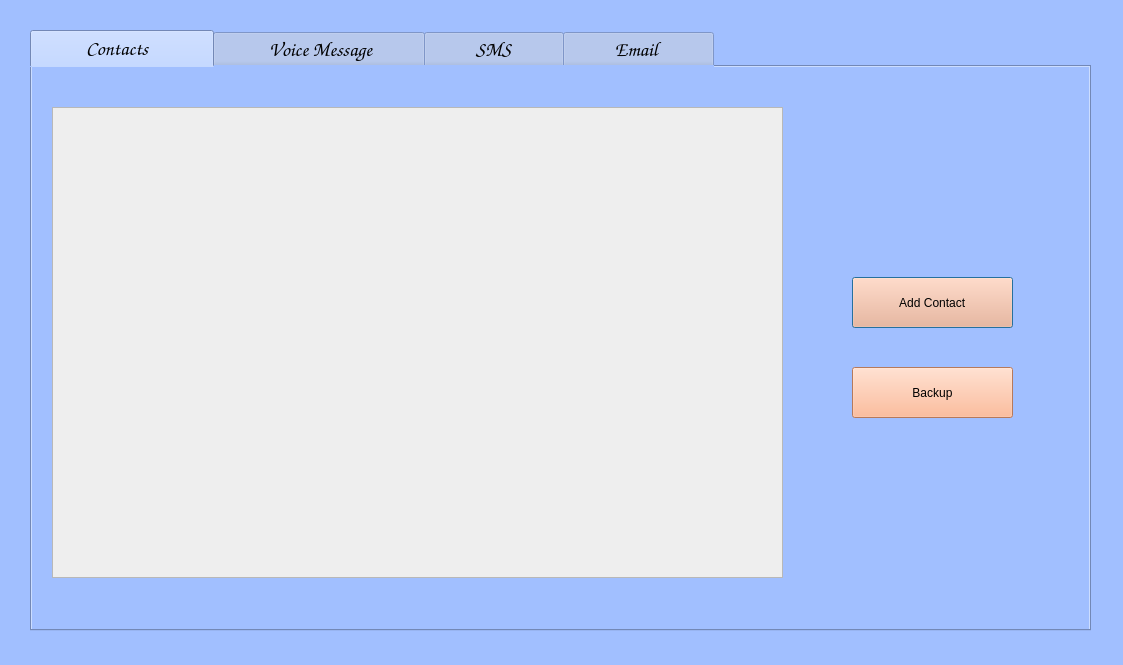
<?xml version="1.0" encoding="UTF-8"?>
<ui version="4.0">
 <class>Dialog</class>
 <widget class="QDialog" name="Dialog">
  <property name="geometry">
   <rect>
    <x>0</x>
    <y>0</y>
    <width>1123</width>
    <height>665</height>
   </rect>
  </property>
  <property name="minimumSize">
   <size>
    <width>1123</width>
    <height>665</height>
   </size>
  </property>
  <property name="maximumSize">
   <size>
    <width>1123</width>
    <height>665</height>
   </size>
  </property>
  <property name="font">
   <font>
    <pointsize>10</pointsize>
    <weight>75</weight>
    <bold>true</bold>
   </font>
  </property>
  <property name="windowTitle">
   <string>Phonebook</string>
  </property>
  <property name="windowIcon">
   <iconset>
    <normaloff>phonebook.png</normaloff>phonebook.png</iconset>
  </property>
  <property name="styleSheet">
   <string notr="true">background-color: rgb(161, 191, 255);</string>
  </property>
  <widget class="QWidget" name="horizontalLayoutWidget">
   <property name="geometry">
    <rect>
     <x>30</x>
     <y>30</y>
     <width>1061</width>
     <height>601</height>
    </rect>
   </property>
   <layout class="QHBoxLayout" name="horizontalLayout">
    <item>
     <widget class="QTabWidget" name="tabWidget">
      <property name="font">
       <font>
        <family>Comic Sans MS</family>
        <pointsize>15</pointsize>
        <weight>9</weight>
        <italic>false</italic>
        <bold>false</bold>
       </font>
      </property>
      <property name="styleSheet">
       <string notr="true">font: 75 15pt &quot;Comic Sans MS&quot;;
</string>
      </property>
      <property name="currentIndex">
       <number>0</number>
      </property>
      <widget class="QWidget" name="tab_contacts">
       <attribute name="title">
        <string>          Contacts            </string>
       </attribute>
       <widget class="QPushButton" name="btn_add_contact">
        <property name="geometry">
         <rect>
          <x>820</x>
          <y>210</y>
          <width>161</width>
          <height>51</height>
         </rect>
        </property>
        <property name="styleSheet">
         <string notr="true">font: 75 15pt &quot;Comic Sans MS&quot;;
background-color: rgb(255, 170, 127);

</string>
        </property>
        <property name="text">
         <string>  Add Contact  </string>
        </property>
       </widget>
       <widget class="QPushButton" name="btn_backup">
        <property name="geometry">
         <rect>
          <x>820</x>
          <y>300</y>
          <width>161</width>
          <height>51</height>
         </rect>
        </property>
        <property name="styleSheet">
         <string notr="true">font: 75 15pt &quot;Comic Sans MS&quot;;
background-color: rgb(255, 170, 127);</string>
        </property>
        <property name="text">
         <string>Backup</string>
        </property>
       </widget>
       <widget class="QTableWidget" name="table_contacts">
        <property name="geometry">
         <rect>
          <x>20</x>
          <y>40</y>
          <width>731</width>
          <height>471</height>
         </rect>
        </property>
        <property name="styleSheet">
         <string notr="true">background-color: rgb(238, 238, 238);</string>
        </property>
       </widget>
      </widget>
      <widget class="QWidget" name="tab_voicemsg">
       <property name="styleSheet">
        <string notr="true">font: 75 15pt &quot;Comic Sans MS&quot;;</string>
       </property>
       <attribute name="title">
        <string>          Voice Message         </string>
       </attribute>
       <widget class="QListWidget" name="list_vmsg_contacts">
        <property name="geometry">
         <rect>
          <x>30</x>
          <y>40</y>
          <width>371</width>
          <height>471</height>
         </rect>
        </property>
        <property name="styleSheet">
         <string notr="true">background-color: rgb(238, 238, 238);</string>
        </property>
       </widget>
       <widget class="QListWidget" name="list_vmsg_audios">
        <property name="geometry">
         <rect>
          <x>430</x>
          <y>40</y>
          <width>371</width>
          <height>471</height>
         </rect>
        </property>
        <property name="styleSheet">
         <string notr="true">background-color: rgb(238, 238, 238);</string>
        </property>
       </widget>
       <widget class="QPushButton" name="btn_send_vmsg">
        <property name="geometry">
         <rect>
          <x>830</x>
          <y>230</y>
          <width>211</width>
          <height>91</height>
         </rect>
        </property>
        <property name="font">
         <font>
          <family>Comic Sans MS</family>
          <pointsize>12</pointsize>
          <weight>9</weight>
          <italic>false</italic>
          <bold>false</bold>
         </font>
        </property>
        <property name="styleSheet">
         <string notr="true">font: 75 12pt &quot;Comic Sans MS&quot;;
background-color: rgb(255, 170, 127);</string>
        </property>
        <property name="text">
         <string>Send Voice Message</string>
        </property>
       </widget>
      </widget>
      <widget class="QWidget" name="tab_sms">
       <attribute name="title">
        <string>         SMS         </string>
       </attribute>
       <widget class="QListWidget" name="list_sms_contacts">
        <property name="geometry">
         <rect>
          <x>30</x>
          <y>40</y>
          <width>371</width>
          <height>471</height>
         </rect>
        </property>
        <property name="styleSheet">
         <string notr="true">background-color: rgb(238, 238, 238);</string>
        </property>
       </widget>
       <widget class="QTextEdit" name="sms_area">
        <property name="geometry">
         <rect>
          <x>430</x>
          <y>40</y>
          <width>591</width>
          <height>321</height>
         </rect>
        </property>
        <property name="font">
         <font>
          <family>Comic Sans MS</family>
          <pointsize>15</pointsize>
          <weight>9</weight>
          <italic>false</italic>
          <bold>false</bold>
         </font>
        </property>
        <property name="styleSheet">
         <string notr="true">background-color: rgb(238, 238, 238);</string>
        </property>
        <property name="placeholderText">
         <string>Type Message Here</string>
        </property>
       </widget>
       <widget class="QPushButton" name="btn_send_sms">
        <property name="geometry">
         <rect>
          <x>640</x>
          <y>400</y>
          <width>191</width>
          <height>91</height>
         </rect>
        </property>
        <property name="font">
         <font>
          <family>Comic Sans MS</family>
          <pointsize>15</pointsize>
          <weight>9</weight>
          <italic>false</italic>
          <bold>false</bold>
         </font>
        </property>
        <property name="styleSheet">
         <string notr="true">font: 75 15pt &quot;Comic Sans MS&quot;;
background-color: rgb(255, 170, 127);</string>
        </property>
        <property name="text">
         <string>Send Message</string>
        </property>
       </widget>
      </widget>
      <widget class="QWidget" name="tab_email">
       <attribute name="title">
        <string>         Email          </string>
       </attribute>
       <widget class="QListWidget" name="list_email_contacts">
        <property name="geometry">
         <rect>
          <x>30</x>
          <y>40</y>
          <width>371</width>
          <height>471</height>
         </rect>
        </property>
        <property name="styleSheet">
         <string notr="true">background-color: rgb(238, 238, 238);</string>
        </property>
       </widget>
       <widget class="QLineEdit" name="mailID_area">
        <property name="geometry">
         <rect>
          <x>430</x>
          <y>40</y>
          <width>601</width>
          <height>41</height>
         </rect>
        </property>
        <property name="styleSheet">
         <string notr="true">background-color: rgb(238, 238, 238);</string>
        </property>
        <property name="placeholderText">
         <string>To  :    Email  ID  Here</string>
        </property>
       </widget>
       <widget class="QTextEdit" name="mail_area">
        <property name="geometry">
         <rect>
          <x>430</x>
          <y>100</y>
          <width>601</width>
          <height>321</height>
         </rect>
        </property>
        <property name="font">
         <font>
          <family>Comic Sans MS</family>
          <pointsize>15</pointsize>
          <weight>9</weight>
          <italic>false</italic>
          <bold>false</bold>
         </font>
        </property>
        <property name="styleSheet">
         <string notr="true">background-color: rgb(238, 238, 238);</string>
        </property>
        <property name="placeholderText">
         <string>Type your Mail Here</string>
        </property>
       </widget>
       <widget class="QPushButton" name="btn_send_email">
        <property name="geometry">
         <rect>
          <x>630</x>
          <y>440</y>
          <width>191</width>
          <height>91</height>
         </rect>
        </property>
        <property name="font">
         <font>
          <family>Comic Sans MS</family>
          <pointsize>15</pointsize>
          <weight>9</weight>
          <italic>false</italic>
          <bold>false</bold>
         </font>
        </property>
        <property name="styleSheet">
         <string notr="true">font: 75 15pt &quot;Comic Sans MS&quot;;
background-color: rgb(255, 170, 127);</string>
        </property>
        <property name="text">
         <string>Send Mail</string>
        </property>
       </widget>
      </widget>
     </widget>
    </item>
   </layout>
  </widget>
 </widget>
 <resources/>
 <connections/>
</ui>
